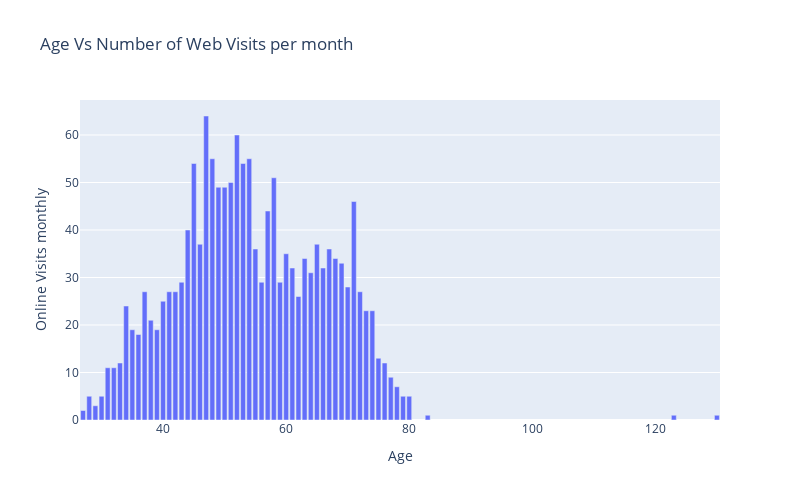

The notebook cell this image was saved under:
### Code cell
data_age=data_EDA.groupby("Age", as_index=False)["Online Visits monthly"].count()
fig = px.bar(data_age, x="Age", y="Online Visits monthly", height=500, width=800, title="Age Vs Number of Web Visits per month")
#fig.update_layout(yaxis_range=[-100,3000])
#fig.update_layout(xaxis_range=[0,110000])
fig.show()

### Figure 1 — Plotly figure (JSON) as saved in the notebook; plotly's stock layout.template omitted (floating-point values rounded to 4 significant figures)
{"data": [{"alignmentgroup": "True", "hovertemplate": "Age=%{x}<br>Online Visits monthly=%{y}<extra></extra>", "legendgroup": "", "marker": {"color": "#636efa", "pattern": {"shape": ""}}, "name": "", "offsetgroup": "", "orientation": "v", "showlegend": false, "textposition": "auto", "type": "bar", "x": [27, 28, 29, 30, 31, 32, 33, 34, 35, 36, 37, 38, 39, 40, 41, 42, 43, 44, 45, 46, 47, 48, 49, 50, 51, 52, 53, 54, 55, 56, 57, 58, 59, 60, 61, 62, 63, 64, 65, 66, 67, 68, 69, 70, 71, 72, 73, 74, 75, 76, 77, 78, 79, 80, 83, 123, 130], "xaxis": "x", "y": [2, 5, 3, 5, 11, 11, 12, 24, 19, 18, 27, 21, 19, 25, 27, 27, 29, 40, 54, 37, 64, 55, 49, 49, 50, 60, 54, 55, 36, 29, 44, 51, 29, 35, 32, 26, 34, 31, 37, 32, 36, 34, 33, 28, 46, 27, 23, 23, 13, 12, 9, 7, 5, 5, 1, 1, 1], "yaxis": "y"}], "layout": {"barmode": "relative", "height": 500, "legend": {"tracegroupgap": 0}, "title": {"text": "Age Vs Number of Web Visits per month"}, "width": 800, "xaxis": {"anchor": "y", "domain": [0, 1], "title": {"text": "Age"}}, "yaxis": {"anchor": "x", "domain": [0, 1], "title": {"text": "Online Visits monthly"}}}}
